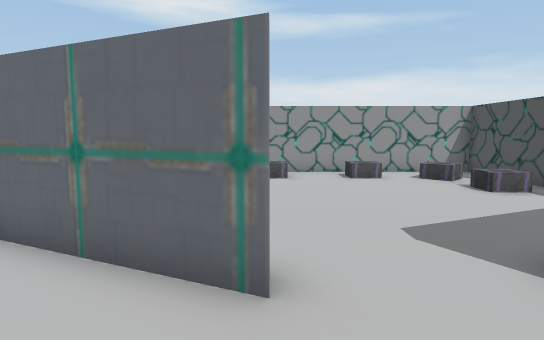
[1] (above)

12 first-person views from a walk through a scene from a Unity 3-D project. The camera is 1.5 m above the floor, tilts 6° down and sees 75° across. The floor is counted in squares, 1 m on a side. Each view is taken from the middle of a square. On the plan, view 1 faces up. The plan holds only what a view shows up to about 16 squares ahead; the rest is blank. The player is left out. Door leaves are left out, so doorways stand open.

[2]
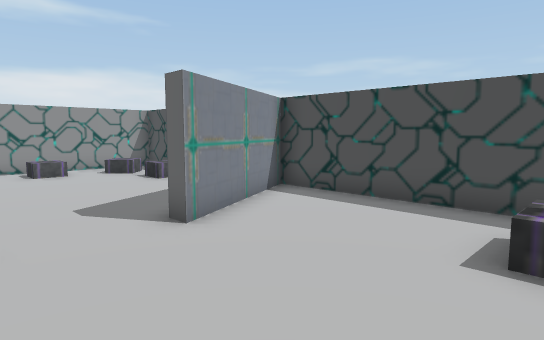

[3]
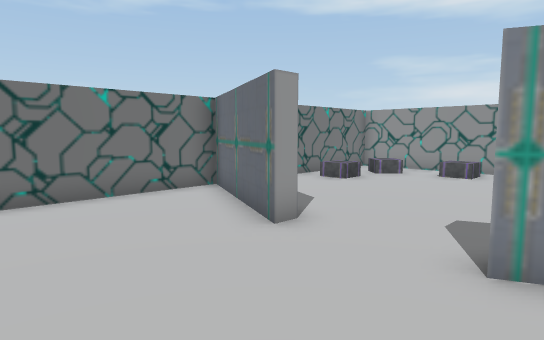

[4]
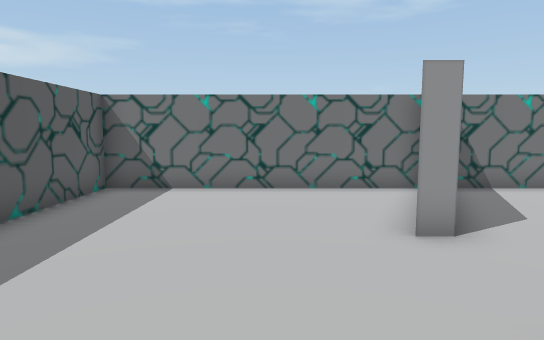

[5]
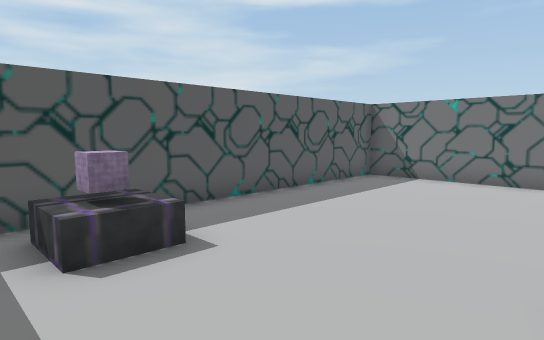

[6]
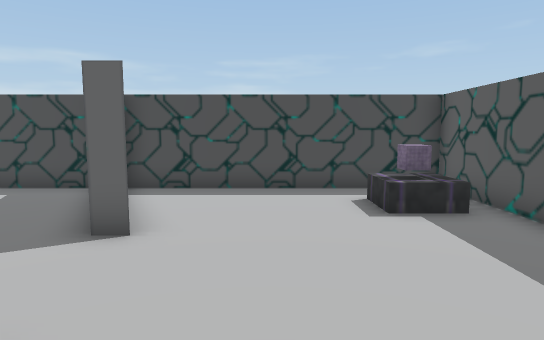

[7]
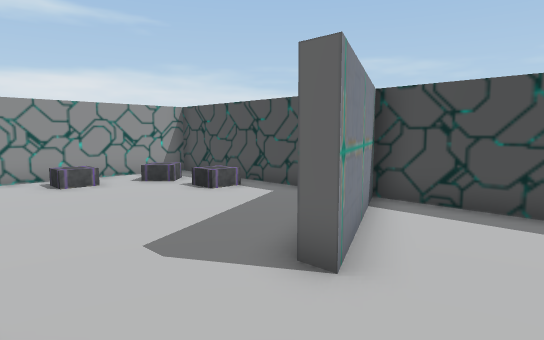

[8]
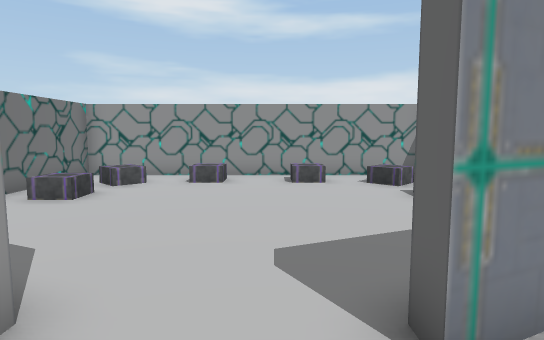

[9]
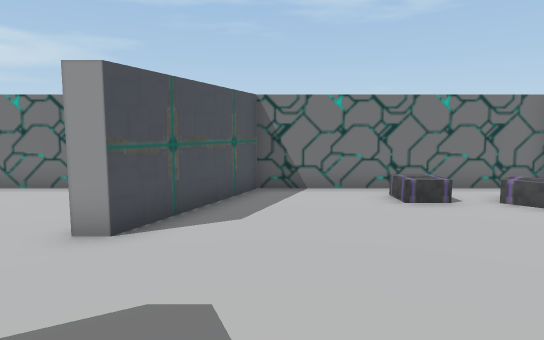

[10]
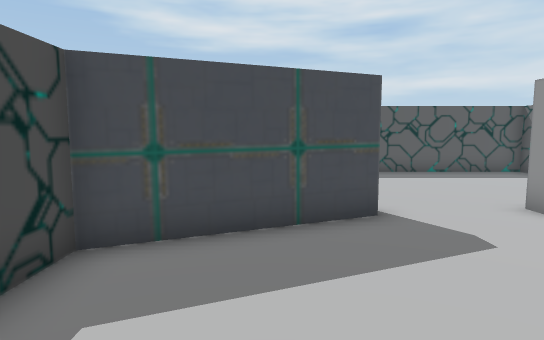

[11]
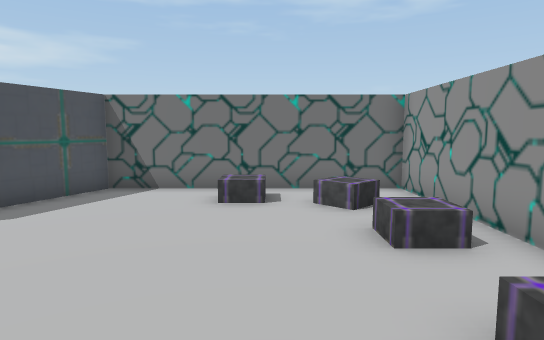

[12]
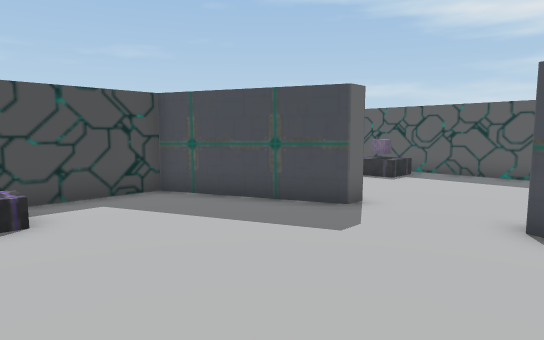

### Floor plan
Key: @ floor where view 1 was taken; # wall or solid block; . floor; D open door; = window, fence, low wall or low ledge; ^ raised ledge; O other object.
Columns run from 5 left of view 1 to 8 right of it. Each row starts with its distance up from view 1.
 14 ##############
 13 #............#
 12 #....O..O....#
 11 #............#
 10 #............#
  9 #.O........O.#
  8 #............#
  7 #............#
  6 #............#
  5 ####......####
  4 #..###DD###..#
  3 #....DDDD....#
  2 #............#
  1 #............#
  0 #....@.......#
 -1 #.........^..#
 -2 #.........^^ #
 -3 #.........== #
 -4 ##############

Positions as (right, up) in squares from view 1, and headings:
1: (0, 0), facing up
2: (0, -2), facing up-right
3: (4, -1), facing up-left
4: (5, 1), facing left
5: (7, 3), facing down-left
6: (-2, 1), facing right
7: (0, 1), facing up-right
8: (2, 1), facing up
9: (5, 6), facing left
10: (5, 10), facing down
11: (5, 10), facing left
12: (-1, 10), facing down-right
